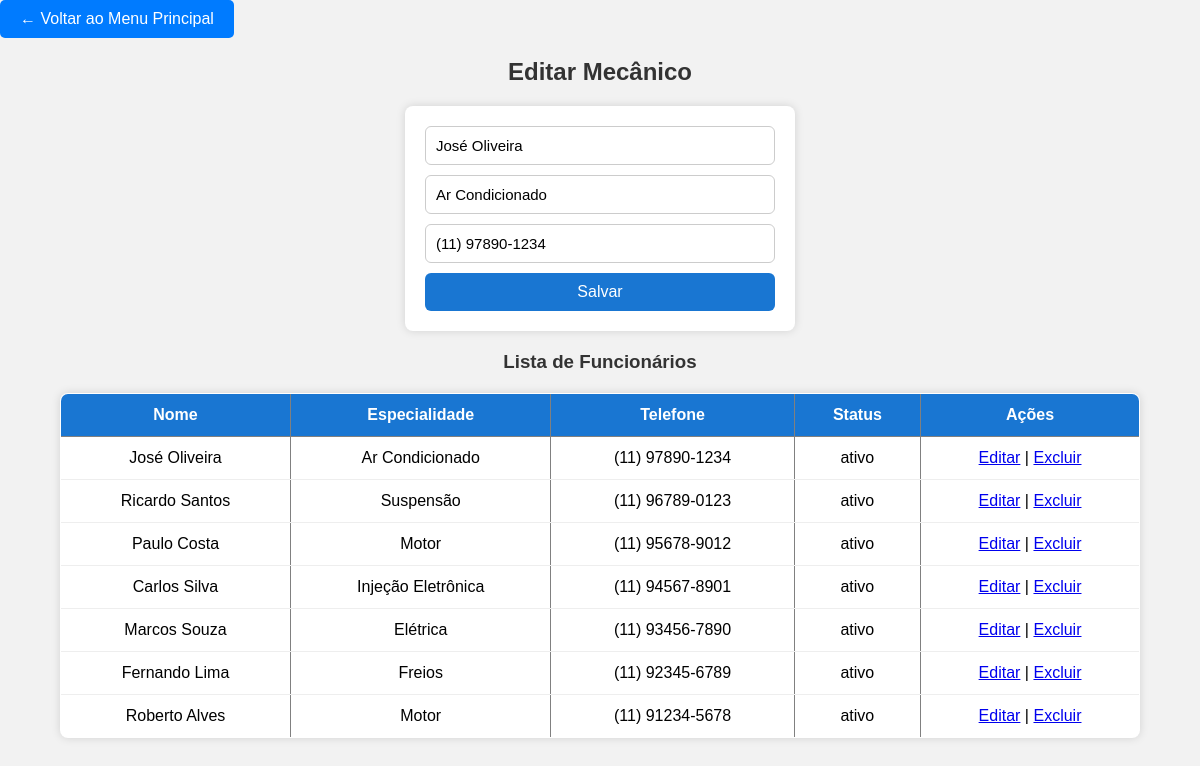
Screenshot of /view/IndexM.php?edit=7 with the database file from the repository.
### tables this page shows
CREATE TABLE MECANICO (
    ID_MECANICO INT AUTO_INCREMENT PRIMARY KEY,
    NOME_MECANICO VARCHAR(100),
    ESPECIALIDADE VARCHAR(100),
    TELEFONE VARCHAR(20)
);

### model/Connection.php (called while the page is built)
<?php
class Connection {
    private static $instance = null;
    public static function getInstance() {
        if (!self::$instance) {
            try {
                $host = 'localhost';
                $dbname = 'OFICINA';
                $user = 'root';
                $pass = 'Charlo2025@';
                self::$instance = new PDO(
                    "mysql:host=$host;dbname=$dbname;charset=utf8mb4",
                    $user,
                    $pass
                );
                self::$instance->setAttribute(PDO::ATTR_ERRMODE, PDO::ERRMODE_EXCEPTION);
            } catch (PDOException $e) {
                die("Erro ao conectar ao MySQL: " . $e->getMessage());
            }
        }
        return self::$instance;
    }
}
?>

### controller/MecanicoController.php (called while the page is built, shortened)
<?php
require_once __DIR__ . '/../model/MecanicoDAO.php';
require_once __DIR__ . '/../model/Mecanico.php';
class MecanicoController {
    private $dao;
    public function __construct(){
        $this->dao = new MecanicoDAO();
    }
    public function ler(){
        return $this->dao->ler();
    }
    public function buscarPorId($id){
        return $this->dao->buscarPorId($id);
    }
}
?>

### model/MecanicoDAO.php (called while the page is built, shortened)
<?php
require_once __DIR__ . '/Connection.php';
require_once __DIR__ . '/Mecanico.php';
class MecanicoDAO {
    private $conn;
    public function __construct(){
        $this->conn = Connection::getInstance();
    }
    public function ler(){
        $stmt = $this->conn->query("SELECT * FROM MECANICO ORDER BY ID_MECANICO DESC");
        $lista = [];
        while ($row = $stmt->fetch(PDO::FETCH_ASSOC)) {
            $lista[] = new Mecanico(
                $row['NOME_MECANICO'],
                $row['ESPECIALIDADE'],
                $row['TELEFONE'],
                'ativo',
                $row['ID_MECANICO']
            );
        }
        return $lista;
    }
    public function buscarPorId($id){
        $stmt = $this->conn->prepare("SELECT * FROM MECANICO WHERE ID_MECANICO = ?");
        $stmt->execute([$id]);
        $row = $stmt->fetch(PDO::FETCH_ASSOC);
        return new Mecanico(
            $row['NOME_MECANICO'],
            $row['ESPECIALIDADE'],
            $row['TELEFONE'],
            'ativo',
            $row['ID_MECANICO']
        );
    }
}
?>

### model/Mecanico.php (called while the page is built, shortened)
<?php
class Mecanico {
    private $id, $nome, $especialidade, $telefone, $status;
    public function __construct($nome, $especialidade, $telefone, $status='ativo', $id=null){
        $this->id = $id;
        $this->nome = $nome;
        $this->especialidade = $especialidade;
        $this->telefone = $telefone;
        $this->status = $status;
    }
    public function getId() { return $this->id; }
    public function getNome() { return $this->nome; }
    public function getEspecialidade() { return $this->especialidade; }
    public function getTelefone() { return $this->telefone; }
    public function getStatus() { return $this->status; }
}
?>

### view/IndexM.php (the view, shortened to what this page needs)
<?php
require_once __DIR__.'/../Controller/MecanicoController.php';
$controller = new MecanicoController();
$editData = null;
if (isset($_GET['edit'])) {
    $editData = $controller->buscarPorId($_GET['edit']);
}
$lista = $controller->ler();
?>
<!DOCTYPE html>
<html lang="pt-br">
<head>
    <link rel="stylesheet" href="style.css">
</head>
<body>
<div style="margin-bottom: 20px;">
    <a href="index.php" style="display: inline-block; padding: 10px 20px; background: #007bff; color: white; text-decoration: none; border-radius: 5px;">← Voltar ao Menu Principal</a>
</div>
<h2><?= $editData ? "Editar Mecânico" : "Cadastro de Funcionários" ?></h2>
<form method="POST">
    <input type="text" name="nome" placeholder="Nome" required
        value="<?= $editData ? $editData->getNome() : '' ?>">
    <input type="text" name="especialidade" placeholder="Especialidade" required
        value="<?= $editData ? $editData->getEspecialidade() : '' ?>">
    <input type="text" name="telefone" placeholder="Telefone" required
        value="<?= $editData ? $editData->getTelefone() : '' ?>">
    <button type="submit">
        <?= $editData ? "Salvar" : "Cadastrar" ?>
    </button>
</form>
<h3>Lista de Funcionários</h3>
<table border="1">
<tr><th>Nome</th><th>Especialidade</th><th>Telefone</th><th>Status</th><th>Ações</th></tr>
<?php foreach($lista as $m): ?>
<tr>
    <td><?= $m->getNome(); ?></td>
    <td><?= $m->getEspecialidade(); ?></td>
    <td><?= $m->getTelefone(); ?></td>
    <td><?= $m->getStatus(); ?></td>
    <td>
        <a href="?edit=<?= $m->getId() ?>">Editar</a> |
        <a href="?delete=<?= $m->getId() ?>" onclick="return confirm('Tem certeza?')">Excluir</a>
    </td>
</tr>
<?php endforeach; ?>
</table>
</body>
</html>

### view/style.css (style rules this page uses)
body { margin: 0; font-family: Arial, Helvetica, sans-serif; background: #f2f2f2; }
h2, h3 { text-align: center; margin-top: 20px; color: #333; }
form { width: 350px; margin: 20px auto; padding: 20px; background: white; border-radius: 8px; box-shadow: 0px 0px 10px #0002; display: flex; flex-direction: column; gap: 10px; }
form input { padding: 10px; border: 1px solid #ccc; border-radius: 6px; font-size: 15px; }
button { padding: 10px; background: #1976D2; color: white; border: none; border-radius: 6px; cursor: pointer; font-size: 16px; transition: 0.2s; }
table { width: 90%; margin: 20px auto; border-collapse: collapse; background: white; border-radius: 8px; overflow: hidden; box-shadow: 0px 0px 10px #0002; }
table th { background: #1976D2; color: white; padding: 12px; }
table td { padding: 12px; text-align: center; border-bottom: 1px solid #eee; }

### rows the page displays
mecanico: nome "José Oliveira", especialidade "Ar Condicionado", telefone "(11) 97890-1234", NOME_MECANICO "José Oliveira", ESPECIALIDADE "Ar Condicionado", TELEFONE "(11) 97890-1234", Status "ativo"
mecanico: NOME_MECANICO "Ricardo Santos", ESPECIALIDADE "Suspensão", TELEFONE "(11) 96789-0123", Status "ativo"
mecanico: NOME_MECANICO "Paulo Costa", ESPECIALIDADE "Motor", TELEFONE "(11) 95678-9012", Status "ativo"
mecanico: NOME_MECANICO "Carlos Silva", ESPECIALIDADE "Injeção Eletrônica", TELEFONE "(11) 94567-8901", Status "ativo"
mecanico: NOME_MECANICO "Marcos Souza", ESPECIALIDADE "Elétrica", TELEFONE "(11) 93456-7890", Status "ativo"
mecanico: NOME_MECANICO "Fernando Lima", ESPECIALIDADE "Freios", TELEFONE "(11) 92345-6789", Status "ativo"
mecanico: NOME_MECANICO "Roberto Alves", ESPECIALIDADE "Motor", TELEFONE "(11) 91234-5678", Status "ativo"
